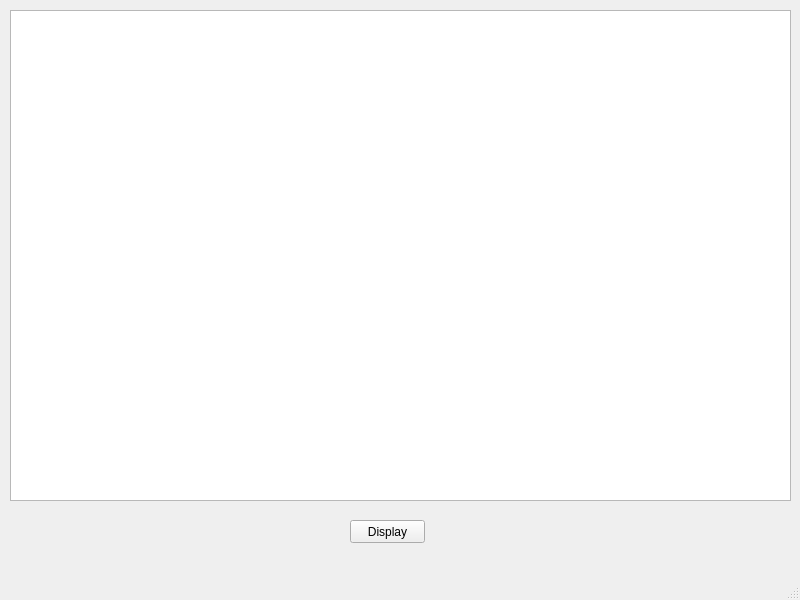
<?xml version="1.0" encoding="UTF-8"?>
<ui version="4.0">
 <class>MainWindow</class>
 <widget class="QMainWindow" name="MainWindow">
  <property name="geometry">
   <rect>
    <x>0</x>
    <y>0</y>
    <width>800</width>
    <height>600</height>
   </rect>
  </property>
  <property name="windowTitle">
   <string>Espresso</string>
  </property>
  <widget class="QWidget" name="centralwidget">
   <widget class="QPushButton" name="pushButton">
    <property name="geometry">
     <rect>
      <x>350</x>
      <y>520</y>
      <width>75</width>
      <height>23</height>
     </rect>
    </property>
    <property name="text">
     <string>Display</string>
    </property>
   </widget>
   <widget class="QListWidget" name="listWidget">
    <property name="geometry">
     <rect>
      <x>10</x>
      <y>10</y>
      <width>781</width>
      <height>491</height>
     </rect>
    </property>
   </widget>
  </widget>
  <widget class="QMenuBar" name="menubar">
   <property name="geometry">
    <rect>
     <x>0</x>
     <y>0</y>
     <width>800</width>
     <height>20</height>
    </rect>
   </property>
  </widget>
  <widget class="QStatusBar" name="statusbar"/>
 </widget>
 <resources/>
 <connections/>
</ui>
